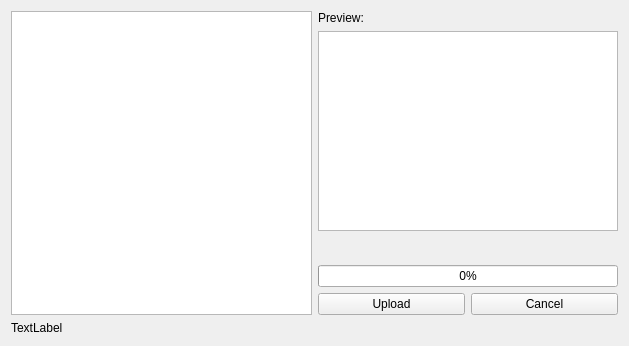
<?xml version="1.0" encoding="UTF-8"?>
<ui version="4.0">
 <class>ImageShackListUpload</class>
 <widget class="QWidget" name="ImageShackListUpload">
  <property name="geometry">
   <rect>
    <x>0</x>
    <y>0</y>
    <width>629</width>
    <height>346</height>
   </rect>
  </property>
  <property name="windowTitle">
   <string>QImageViewer - ImageShack.us Uploader - Choose images</string>
  </property>
  <layout class="QVBoxLayout" name="verticalLayout_2">
   <item>
    <layout class="QHBoxLayout" name="horizontalLayout_2">
     <item>
      <widget class="QListWidget" name="listWidget"/>
     </item>
     <item>
      <layout class="QVBoxLayout" name="verticalLayout">
       <item>
        <widget class="QLabel" name="label">
         <property name="text">
          <string>Preview:</string>
         </property>
        </widget>
       </item>
       <item>
        <widget class="QGraphicsView" name="graphicsView">
         <property name="sizePolicy">
          <sizepolicy hsizetype="Fixed" vsizetype="Fixed">
           <horstretch>0</horstretch>
           <verstretch>0</verstretch>
          </sizepolicy>
         </property>
         <property name="minimumSize">
          <size>
           <width>300</width>
           <height>200</height>
          </size>
         </property>
         <property name="maximumSize">
          <size>
           <width>300</width>
           <height>200</height>
          </size>
         </property>
        </widget>
       </item>
       <item>
        <spacer name="verticalSpacer">
         <property name="orientation">
          <enum>Qt::Vertical</enum>
         </property>
         <property name="sizeHint" stdset="0">
          <size>
           <width>20</width>
           <height>40</height>
          </size>
         </property>
        </spacer>
       </item>
       <item>
        <widget class="QProgressBar" name="progressBar">
         <property name="value">
          <number>0</number>
         </property>
        </widget>
       </item>
       <item>
        <layout class="QHBoxLayout" name="horizontalLayout">
         <item>
          <widget class="QPushButton" name="acceptButton">
           <property name="text">
            <string>Upload</string>
           </property>
          </widget>
         </item>
         <item>
          <widget class="QPushButton" name="cancelButton">
           <property name="text">
            <string>Cancel</string>
           </property>
          </widget>
         </item>
        </layout>
       </item>
      </layout>
     </item>
    </layout>
   </item>
   <item>
    <widget class="QLabel" name="status">
     <property name="text">
      <string>TextLabel</string>
     </property>
    </widget>
   </item>
  </layout>
  <zorder>acceptButton</zorder>
  <zorder>cancelButton</zorder>
  <zorder>progressBar</zorder>
  <zorder>cancelButton</zorder>
  <zorder>label</zorder>
  <zorder>graphicsView</zorder>
  <zorder>listWidget</zorder>
  <zorder>status</zorder>
 </widget>
 <resources/>
 <connections/>
</ui>
